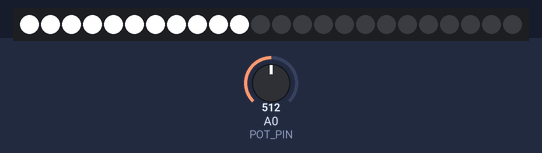
Bench run of a sketch on a simulated ATtiny85, built for the host (arithmetic inside an expression is 32-bit, double 64-bit). On the bench: 24 RGB LEDs in strip order, left to right. Inputs (shaded band) come from the test bench; at power-on: A0 (POT_PIN) = 512. Dim RGB values are drawn brighter than linear; random numbers use the default seed unless the sketch sets one.

Above: at 1.2 s.
1.3 s: A0 (POT_PIN) set to 306
At 1.51 s:
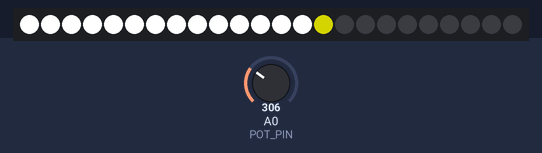
3.5 s: A0 (POT_PIN) set to 122
At 4.66 s:
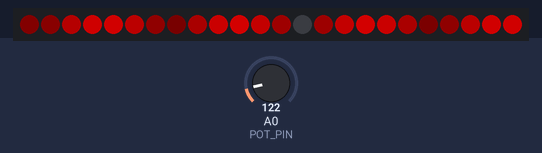
5.4 s: A0 (POT_PIN) set to 1023
At 5.92 s:
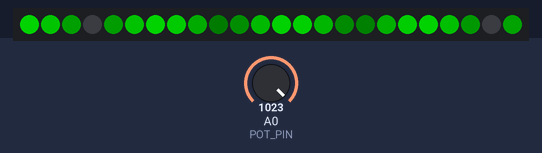
7.9 s: A0 (POT_PIN) set to 716
At 8.1 s:
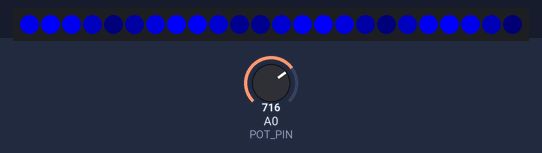
10.3 s: A0 (POT_PIN) set to 511
At 10.54 s:
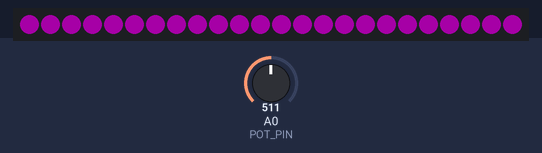

The sketch:

Reboot_Proton_Pack.ino
```cpp
/*
   Reboot Ghostbusters Proton Pack (lights only)
   NeoPixel Driver for Trinket Pro

   Authors: Dustin Westaby, Danielle Gormley
   Date: August 31, 2016

   Use a 24 LED neopixel ring, or loop a strip.
   Animation is to match the Proton Pack from 2016 movie

   Use potentiometer for a color selection knob.

*/

#include <Adafruit_NeoPixel.h>

//neopixel strip config
#define NEO_PIN   6
#define NUM_LEDS  24

//color selection knob config
#define POT_PIN             A0
#define ENABLE_COLOR_KNOB 	1        //Set to 0 if you do not plan to use a potentiometer for color selection
#define USER_COLOR 			0xff0000 //default color, red

//animation options (larger speed = slower)
#define SLOW_SWEEP_SPEED            100
#define SPIN_UP_SPEED               50
#define MIN_SPIN_UP_SPINS            5    //will spin random number of times, at least this many
#define MAX_SPIN_UP_SPINS           15    //will spin random number of times, up to this many
#define FADE_SPEED                  20
#define FADE_DURATION_CHANCE        5     //good chance of escaping loop
#define MOVIE_SPIN_SPEED            50
#define MOVIE_SPIN_PERCENTAGE       0.74  //this is the percentage of the ring that is ON during the chase animation
#define MOVIE_SPIN_DURATION_CHANCE  30    //small chance that startup animation will repeat

//initialization
Adafruit_NeoPixel strip = Adafruit_NeoPixel(NUM_LEDS, NEO_PIN, NEO_GRB + NEO_KHZ800);
uint32_t colorselected = USER_COLOR;

void setup()
{

	// This is for Trinket 5V 16MHz, you can remove these three lines if you are not using a Trinket
#if defined (__AVR_ATtiny85__)
	if (F_CPU == 16000000) clock_prescale_set(clock_div_1);
#endif
	// End of trinket special code

	strip.begin();
	strip.show(); // Initialize all pixels to 'off'

	randomSeed(analogRead(A1)); //read unused pin

	//get user selected color color on startup
	update_color_and_delay(0);
}


//animation loop
void loop()
{
	//slow sweep
	colorWipe(SLOW_SWEEP_SPEED);

	//spin up, faster and faster
	RunningLights(random(MIN_SPIN_UP_SPINS, MAX_SPIN_UP_SPINS), SPIN_UP_SPEED);

	//fade for a while
	while(random(0, FADE_DURATION_CHANCE))
	{
		FadeOut(FADE_SPEED);
		FadeIn(FADE_SPEED / 4);
	}
	FadeOut(FADE_SPEED);

	//classic movie spin
	while(random(0, MOVIE_SPIN_DURATION_CHANCE))
	{
		three_quadrant_spin(MOVIE_SPIN_SPEED);
	}

	//get ready for starup animations to repeat
	FadeOut(FADE_SPEED / 2);
	setAll(0, 0, 0);
}

void update_color_and_delay(uint16_t wait)
{
	int analog = 0;
	uint32_t colorwheel[] =
	{
		0xff0000, //0 red
		0x800000, //1 maroon
		0xff4000, //2 orange
		0xffff00, //3 yellow
		0x808000, //4 olive
		0x800080, //5 purple
		0xff00ff, //6 fuschia
		0xffffff, //7 white
		0x000080, //8 navy
		0x0000ff, //9 blue
		0x00ffff, //10 aqua
		0x008080, //11 teal
		0x00ff00, //12 lime
		0x008000, //13 green
	};

	if(ENABLE_COLOR_KNOB)
	{
		//read potentiometer and use a map lookup to update global color
		analog = analogRead(POT_PIN);
		colorselected = colorwheel[map(analog, 0, 1024, 0, ( sizeof( colorwheel ) / sizeof( uint32_t ) ) )];
	}

	delay(wait);
}

void three_quadrant_spin(uint8_t wait)
{
	float on_percentage = MOVIE_SPIN_PERCENTAGE;
	float off_percentage = 1 - on_percentage;

	//start with percent on
	for(int i = 0; i < NUM_LEDS; i++ )
	{
		if(i < (NUM_LEDS * on_percentage))
		{
			strip.setPixelColor(i, colorselected);
		}
		else
		{
			strip.setPixelColor(i, 0);
		}
	}
	strip.show();
	delay(1);

	//animate 2 pixels at a time (chasers)
	for (int i = 0; i < strip.numPixels(); i++)
	{
		//handle max pixel to pixel 0 transition
		if( ( i + (NUM_LEDS * on_percentage) ) < NUM_LEDS )
		{
			strip.setPixelColor(i, 0);
			strip.setPixelColor(i + (NUM_LEDS * on_percentage), colorselected);
		}
		else
		{
			strip.setPixelColor(i, 0);
			strip.setPixelColor(i - (NUM_LEDS * off_percentage), colorselected);
		}

		strip.show();
		update_color_and_delay(wait);
	}
}


byte getRed(uint32_t c)
{
	return (c >> 16) & 0xFF;
}
byte getGreen(uint32_t c)
{
	return (c >> 8) & 0xFF;
}
byte getBlue(uint32_t c)
{
	return (c) & 0xFF;
}

void FadeIn(uint8_t wait)
{
	float r, g, b;

	for(int k = 0; k < 256; k = k + 1)
	{
		r = (k / 256.0) * getRed(colorselected);
		g = (k / 256.0) * getGreen(colorselected);
		b = (k / 256.0) * getBlue(colorselected);
		setAll(r, g, b);
		strip.show();
		update_color_and_delay(wait);
	}
}

void FadeOut(uint8_t wait)
{
	float r, g, b;

	for(int k = 255; k >= 0; k = k - 2)
	{
		r = (k / 256.0) * getRed(colorselected);
		g = (k / 256.0) * getGreen(colorselected);
		b = (k / 256.0) * getBlue(colorselected);
		setAll(r, g, b);
		strip.show();
		update_color_and_delay(wait);
	}
}

// Fill the dots one after the other with a color
void colorWipe(uint8_t wait)
{
	for(uint16_t i = 0; i < strip.numPixels(); i++)
	{
		strip.setPixelColor(i, colorselected);
		strip.show();
		update_color_and_delay(wait);
	}
}

// Nifty pulsing spinning animation
void RunningLights(uint8_t spins, int WaveDelay)
{
	int Position = 0;

	for(int j = 0; j < NUM_LEDS * spins; j++) //number of spins
	{
		Position--;
		for(int i = 0; i < NUM_LEDS; i++)
		{
			strip.setPixelColor(i,
			                    strip.Color( ((sin(i + Position) * 127 + 128) / 255)*getRed(colorselected),
			                                 ((sin(i + Position) * 127 + 128) / 255)*getGreen(colorselected),
			                                 ((sin(i + Position) * 127 + 128) / 255)*getBlue(colorselected)) );
		}

		strip.show();

		//speed up the animation with each succession
		update_color_and_delay(WaveDelay - map(j, 0, NUM_LEDS * spins, 0, WaveDelay + 1));

		/* example delay math: 24 LEDs * 10 spins, with 50 Delay

			loop	map		delay
			0		 0		50 (slowest)
			40		 8		42
			80		17		33
			120		25		25
			160		34		16
			200		42		 8
			239		50		 0 (fastest)

		*/
	}

}

void setAll(byte red, byte green, byte blue)
{
	for(int i = 0; i < NUM_LEDS; i++ )
	{
		strip.setPixelColor(i, strip.Color(red, green, blue));
	}
	strip.show();
}
```
